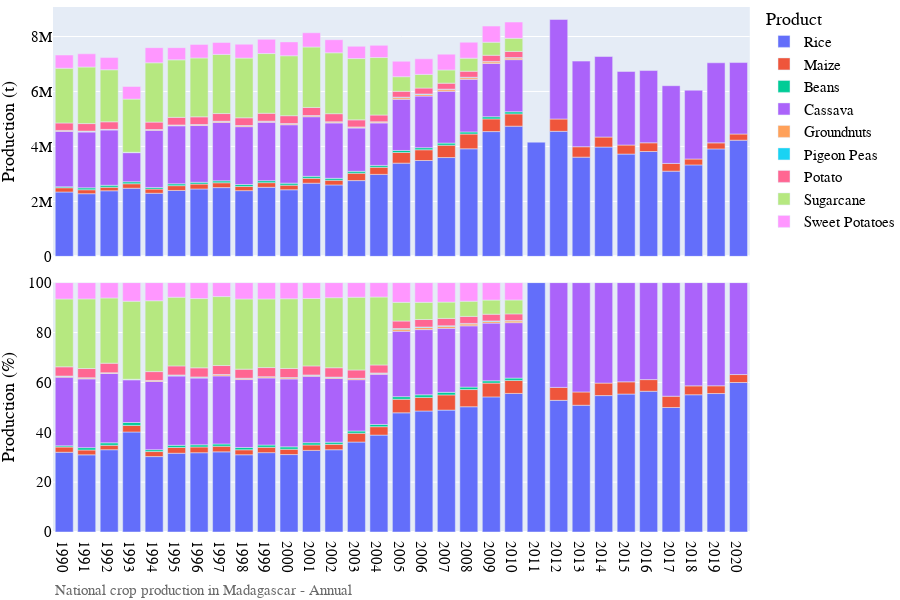

Notebook code cell kept with this figure:
### Markdown cell above
## Visualization of production data

### Code cell
# Bar chart of national crop production
country_iso, country_name = 'MG', 'Madagascar'
df = pd.read_csv('../data/crop/adm_crop_production_%s.csv' % country_iso, index_col=0)
df['year'] = df['harvest_year']
year = [df['year'].min(), df['year'].max()]
product_order = ['Rice','Maize']
for season_name in ['Annual']:
    footnote = 'National crop production in %s - %s' % (country_name, season_name)
    fn_save = '../figures/%s_bar_natgrainprod_%s.png' % (country_iso, season_name)
    sub = df[df['season_name'] == season_name]
    fig = PlotBarProduction(sub, year, product_order, footnote, fn_save)
    fig.show()

### Figure 1 — Plotly figure (JSON) as saved in the notebook; plotly's stock layout.template omitted (floating-point values rounded to 4 significant figures)
{"data": [{"alignmentgroup": "True", "hovertemplate": "product=Rice<br>season_name=Annual<br>type=orig_unit<br>year=%{x}<br>value=%{y}<extra></extra>", "legendgroup": "Rice", "marker": {"color": "#636efa", "pattern": {"shape": ""}}, "name": "Rice", "offsetgroup": "Rice", "orientation": "v", "showlegend": true, "textposition": "auto", "type": "bar", "x": [1990, 1991, 1992, 1993, 1994, 1995, 1996, 1997, 1998, 1999, 2000, 2001, 2002, 2003, 2004, 2005, 2006, 2007, 2008, 2009, 2010, 2011, 2012, 2013, 2014, 2015, 2016, 2017, 2018, 2019, 2020], "xaxis": "x2", "y": [2342660, 2280829, 2387155, 2479723, 2296700, 2398330, 2452550, 2501630, 2391700, 2513050, 2423160, 2662470, 2600185, 2757107, 2983038, 3392459, 3487930, 3595755, 3914175, 4540435, 4737965, 4155215, 4550650, 3610626, 3977863, 3722000.0, 3816000.0, 3101000.0, 3328000.0, 3911000.0, 4228000.0], "yaxis": "y2"}, {"alignmentgroup": "True", "hovertemplate": "product=Rice<br>season_name=Annual<br>type=percent<br>year=%{x}<br>value=%{y}<extra></extra>", "legendgroup": "Rice", "marker": {"color": "#636efa", "pattern": {"shape": ""}}, "name": "Rice", "offsetgroup": "Rice", "orientation": "v", "showlegend": false, "textposition": "auto", "type": "bar", "x": [1990, 1991, 1992, 1993, 1994, 1995, 1996, 1997, 1998, 1999, 2000, 2001, 2002, 2003, 2004, 2005, 2006, 2007, 2008, 2009, 2010, 2011, 2012, 2013, 2014, 2015, 2016, 2017, 2018, 2019, 2020], "xaxis": "x", "y": [31.97, 30.94, 33.0, 40.11, 30.24, 31.58, 31.8, 32.14, 30.98, 31.82, 31.05, 32.73, 32.99, 36.07, 38.85, 47.79, 48.53, 48.87, 50.23, 54.18, 55.56, 100, 52.79, 50.82, 54.7, 55.32, 56.43, 49.93, 55.04, 55.52, 59.95], "yaxis": "y"}, {"alignmentgroup": "True", "hovertemplate": "product=Maize<br>season_name=Annual<br>type=orig_unit<br>year=%{x}<br>value=%{y}<extra></extra>", "legendgroup": "Maize", "marker": {"color": "#EF553B", "pattern": {"shape": ""}}, "name": "Maize", "offsetgroup": "Maize", "orientation": "v", "showlegend": true, "textposition": "auto", "type": "bar", "x": [1990, 1991, 1992, 1993, 1994, 1995, 1996, 1997, 1998, 1999, 2000, 2001, 2002, 2003, 2004, 2005, 2006, 2007, 2008, 2009, 2010, 2012, 2013, 2014, 2015, 2016, 2017, 2018, 2019, 2020], "xaxis": "x2", "y": [153447, 143380, 128614, 163240, 153345, 175115, 177575, 176250, 153345, 168920, 167910, 177550, 170879, 269452, 259584, 387303, 391068, 449668, 537183, 462520, 446729, 447900.0, 379200.0, 364100.0, 329400.0, 316300.0, 281500.0, 215000.0, 219200.0, 224900.0], "yaxis": "y2"}, {"alignmentgroup": "True", "hovertemplate": "product=Maize<br>season_name=Annual<br>type=percent<br>year=%{x}<br>value=%{y}<extra></extra>", "legendgroup": "Maize", "marker": {"color": "#EF553B", "pattern": {"shape": ""}}, "name": "Maize", "offsetgroup": "Maize", "orientation": "v", "showlegend": false, "textposition": "auto", "type": "bar", "x": [1990, 1991, 1992, 1993, 1994, 1995, 1996, 1997, 1998, 1999, 2000, 2001, 2002, 2003, 2004, 2005, 2006, 2007, 2008, 2009, 2010, 2012, 2013, 2014, 2015, 2016, 2017, 2018, 2019, 2020], "xaxis": "x", "y": [2.094, 1.945, 1.778, 2.64, 2.019, 2.306, 2.302, 2.264, 1.986, 2.139, 2.151, 2.182, 2.168, 3.525, 3.381, 5.456, 5.441, 6.112, 6.893, 5.52, 5.239, 5.197, 5.338, 5.007, 4.895, 4.678, 4.533, 3.556, 3.112, 3.189], "yaxis": "y"}, {"alignmentgroup": "True", "hovertemplate": "product=Beans<br>season_name=Annual<br>type=orig_unit<br>year=%{x}<br>value=%{y}<extra></extra>", "legendgroup": "Beans", "marker": {"color": "#00cc96", "pattern": {"shape": ""}}, "name": "Beans", "offsetgroup": "Beans", "orientation": "v", "showlegend": true, "textposition": "auto", "type": "bar", "x": [1990, 1991, 1992, 1993, 1994, 1995, 1996, 1997, 1998, 1999, 2000, 2001, 2002, 2003, 2004, 2005, 2006, 2007, 2008, 2009, 2010], "xaxis": "x2", "y": [36140, 69737, 71220, 71233, 57105, 67400, 66817, 69970, 70400, 72155, 73990, 73470, 68870, 68900, 68120, 73466, 75129, 75608, 76543, 77546, 77716], "yaxis": "y2"}, {"alignmentgroup": "True", "hovertemplate": "product=Beans<br>season_name=Annual<br>type=percent<br>year=%{x}<br>value=%{y}<extra></extra>", "legendgroup": "Beans", "marker": {"color": "#00cc96", "pattern": {"shape": ""}}, "name": "Beans", "offsetgroup": "Beans", "orientation": "v", "showlegend": false, "textposition": "auto", "type": "bar", "x": [1990, 1991, 1992, 1993, 1994, 1995, 1996, 1997, 1998, 1999, 2000, 2001, 2002, 2003, 2004, 2005, 2006, 2007, 2008, 2009, 2010], "xaxis": "x", "y": [0.4933, 0.9461, 0.9846, 1.152, 0.7519, 0.8875, 0.8663, 0.8988, 0.9118, 0.9137, 0.948, 0.9031, 0.8737, 0.9013, 0.8872, 1.035, 1.045, 1.028, 0.9822, 0.9254, 0.9114], "yaxis": "y"}, {"alignmentgroup": "True", "hovertemplate": "product=Cassava<br>season_name=Annual<br>type=orig_unit<br>year=%{x}<br>value=%{y}<extra></extra>", "legendgroup": "Cassava", "marker": {"color": "#ab63fa", "pattern": {"shape": ""}}, "name": "Cassava", "offsetgroup": "Cassava", "orientation": "v", "showlegend": true, "textposition": "auto", "type": "bar", "x": [1990, 1991, 1992, 1993, 1994, 1995, 1996, 1997, 1998, 1999, 2000, 2001, 2002, 2003, 2004, 2005, 2006, 2007, 2008, 2009, 2010, 2012, 2013, 2014, 2015, 2016, 2017, 2018, 2019, 2020], "xaxis": "x2", "y": [2017000.0, 2031000.0, 2012000.0, 1059228, 2080000.0, 2109935, 2064000.0, 2125678, 2104000.0, 2123534, 2124276, 2167730, 2014642, 1573532, 1544094, 1863000.0, 1879263, 1889000.0, 1915000.0, 1938638, 1896209, 3621000.0, 3115000.0, 2929744, 2677000.0, 2629000.0, 2828000.0, 2503000.0, 2914000.0, 2600000.0], "yaxis": "y2"}, {"alignmentgroup": "True", "hovertemplate": "product=Cassava<br>season_name=Annual<br>type=percent<br>year=%{x}<br>value=%{y}<extra></extra>", "legendgroup": "Cassava", "marker": {"color": "#ab63fa", "pattern": {"shape": ""}}, "name": "Cassava", "offsetgroup": "Cassava", "orientation": "v", "showlegend": false, "textposition": "auto", "type": "bar", "x": [1990, 1991, 1992, 1993, 1994, 1995, 1996, 1997, 1998, 1999, 2000, 2001, 2002, 2003, 2004, 2005, 2006, 2007, 2008, 2009, 2010, 2012, 2013, 2014, 2015, 2016, 2017, 2018, 2019, 2020], "xaxis": "x", "y": [27.53, 27.56, 27.82, 17.13, 27.38, 27.78, 26.76, 27.31, 27.26, 26.89, 27.22, 26.65, 25.56, 20.58, 20.11, 26.24, 26.15, 25.67, 24.57, 23.14, 22.24, 42.01, 43.84, 40.29, 39.78, 38.89, 45.54, 41.4, 41.37, 36.86], "yaxis": "y"}, {"alignmentgroup": "True", "hovertemplate": "product=Groundnuts<br>season_name=Annual<br>type=orig_unit<br>year=%{x}<br>value=%{y}<extra></extra>", "legendgroup": "Groundnuts", "marker": {"color": "#FFA15A", "pattern": {"shape": ""}}, "name": "Groundnuts", "offsetgroup": "Groundnuts", "orientation": "v", "showlegend": true, "textposition": "auto", "type": "bar", "x": [1990, 1991, 1992, 1993, 1994, 1995, 1996, 1997, 1998, 1999, 2000, 2001, 2002, 2003, 2004, 2005, 2006, 2007, 2008, 2009, 2010], "xaxis": "x2", "y": [25729, 25693, 18897, 8300, 23495, 25115, 29420, 35495, 33710, 34235, 34780, 34980, 35155, 35362, 34305, 59340.0, 58791, 58813, 58540.0, 58426, 58181], "yaxis": "y2"}, {"alignmentgroup": "True", "hovertemplate": "product=Groundnuts<br>season_name=Annual<br>type=percent<br>year=%{x}<br>value=%{y}<extra></extra>", "legendgroup": "Groundnuts", "marker": {"color": "#FFA15A", "pattern": {"shape": ""}}, "name": "Groundnuts", "offsetgroup": "Groundnuts", "orientation": "v", "showlegend": false, "textposition": "auto", "type": "bar", "x": [1990, 1991, 1992, 1993, 1994, 1995, 1996, 1997, 1998, 1999, 2000, 2001, 2002, 2003, 2004, 2005, 2006, 2007, 2008, 2009, 2010], "xaxis": "x", "y": [0.3512, 0.3486, 0.2612, 0.1342, 0.3094, 0.3307, 0.3814, 0.456, 0.4366, 0.4335, 0.4456, 0.43, 0.446, 0.4626, 0.4468, 0.8358, 0.818, 0.7994, 0.7512, 0.6972, 0.6823], "yaxis": "y"}, {"alignmentgroup": "True", "hovertemplate": "product=Pigeon Peas<br>season_name=Annual<br>type=orig_unit<br>year=%{x}<br>value=%{y}<extra></extra>", "legendgroup": "Pigeon Peas", "marker": {"color": "#19d3f3", "pattern": {"shape": ""}}, "name": "Pigeon Peas", "offsetgroup": "Pigeon Peas", "orientation": "v", "showlegend": true, "textposition": "auto", "type": "bar", "x": [1990, 1991, 1992, 1993, 1994, 1995, 1996, 1997, 1998, 1999, 2000, 2001, 2002, 2003, 2004, 2005, 2006, 2007, 2008, 2009, 2010], "xaxis": "x2", "y": [7618, 8098, 3013, 5000, 5000, 7775, 7850, 8000, 7800, 8000, 7520, 7400, 7180, 7230, 7480, 16901, 16650, 16670, 16680, 16640, 15210], "yaxis": "y2"}, {"alignmentgroup": "True", "hovertemplate": "product=Pigeon Peas<br>season_name=Annual<br>type=percent<br>year=%{x}<br>value=%{y}<extra></extra>", "legendgroup": "Pigeon Peas", "marker": {"color": "#19d3f3", "pattern": {"shape": ""}}, "name": "Pigeon Peas", "offsetgroup": "Pigeon Peas", "orientation": "v", "showlegend": false, "textposition": "auto", "type": "bar", "x": [1990, 1991, 1992, 1993, 1994, 1995, 1996, 1997, 1998, 1999, 2000, 2001, 2002, 2003, 2004, 2005, 2006, 2007, 2008, 2009, 2010], "xaxis": "x", "y": [0.104, 0.1099, 0.04165, 0.08087, 0.06584, 0.1024, 0.1018, 0.1028, 0.101, 0.1013, 0.09635, 0.09096, 0.09109, 0.09458, 0.09742, 0.2381, 0.2317, 0.2266, 0.214, 0.1986, 0.1784], "yaxis": "y"}, {"alignmentgroup": "True", "hovertemplate": "product=Potato<br>season_name=Annual<br>type=orig_unit<br>year=%{x}<br>value=%{y}<extra></extra>", "legendgroup": "Potato", "marker": {"color": "#FF6692", "pattern": {"shape": ""}}, "name": "Potato", "offsetgroup": "Potato", "orientation": "v", "showlegend": true, "textposition": "auto", "type": "bar", "x": [1990, 1991, 1992, 1993, 1994, 1995, 1996, 1997, 1998, 1999, 2000, 2001, 2002, 2003, 2004, 2005, 2006, 2007, 2008, 2009, 2010], "xaxis": "x2", "y": [270995, 272931, 274917, 800, 269630, 274655, 279565, 279560, 280935, 287090, 286700, 294720, 294675, 255140, 246370, 213726, 215715, 216710, 219720, 223890, 225985], "yaxis": "y2"}, {"alignmentgroup": "True", "hovertemplate": "product=Potato<br>season_name=Annual<br>type=percent<br>year=%{x}<br>value=%{y}<extra></extra>", "legendgroup": "Potato", "marker": {"color": "#FF6692", "pattern": {"shape": ""}}, "name": "Potato", "offsetgroup": "Potato", "orientation": "v", "showlegend": false, "textposition": "auto", "type": "bar", "x": [1990, 1991, 1992, 1993, 1994, 1995, 1996, 1997, 1998, 1999, 2000, 2001, 2002, 2003, 2004, 2005, 2006, 2007, 2008, 2009, 2010], "xaxis": "x", "y": [3.699, 3.703, 3.8, 0.01294, 3.55, 3.616, 3.625, 3.591, 3.639, 3.636, 3.674, 3.623, 3.738, 3.338, 3.209, 3.011, 3.001, 2.946, 2.82, 2.672, 2.65], "yaxis": "y"}, {"alignmentgroup": "True", "hovertemplate": "product=Sugarcane<br>season_name=Annual<br>type=orig_unit<br>year=%{x}<br>value=%{y}<extra></extra>", "legendgroup": "Sugarcane", "marker": {"color": "#B6E880", "pattern": {"shape": ""}}, "name": "Sugarcane", "offsetgroup": "Sugarcane", "orientation": "v", "showlegend": true, "textposition": "auto", "type": "bar", "x": [1990, 1991, 1992, 1993, 1994, 1995, 1996, 1997, 1998, 1999, 2000, 2001, 2002, 2003, 2004, 2005, 2006, 2007, 2008, 2009, 2010], "xaxis": "x2", "y": [1992841, 2058497, 1893103, 1934585, 2158130, 2092660, 2142330, 2152300, 2172370, 2172475, 2181240, 2200250, 2215350, 2230480, 2092000.0, 531339, 495860, 480525, 474440, 475000, 476130], "yaxis": "y2"}, {"alignmentgroup": "True", "hovertemplate": "product=Sugarcane<br>season_name=Annual<br>type=percent<br>year=%{x}<br>value=%{y}<extra></extra>", "legendgroup": "Sugarcane", "marker": {"color": "#B6E880", "pattern": {"shape": ""}}, "name": "Sugarcane", "offsetgroup": "Sugarcane", "orientation": "v", "showlegend": false, "textposition": "auto", "type": "bar", "x": [1990, 1991, 1992, 1993, 1994, 1995, 1996, 1997, 1998, 1999, 2000, 2001, 2002, 2003, 2004, 2005, 2006, 2007, 2008, 2009, 2010], "xaxis": "x", "y": [27.2, 27.93, 26.17, 31.29, 28.42, 27.55, 27.78, 27.65, 28.14, 27.51, 27.95, 27.04, 28.1, 29.18, 27.25, 7.485, 6.899, 6.531, 6.088, 5.669, 5.584], "yaxis": "y"}, {"alignmentgroup": "True", "hovertemplate": "product=Sweet Potatoes<br>season_name=Annual<br>type=orig_unit<br>year=%{x}<br>value=%{y}<extra></extra>", "legendgroup": "Sweet Potatoes", "marker": {"color": "#FF97FF", "pattern": {"shape": ""}}, "name": "Sweet Potatoes", "offsetgroup": "Sweet Potatoes", "orientation": "v", "showlegend": true, "textposition": "auto", "type": "bar", "x": [1990, 1991, 1992, 1993, 1994, 1995, 1996, 1997, 1998, 1999, 2000, 2001, 2002, 2003, 2004, 2005, 2006, 2007, 2008, 2009, 2010], "xaxis": "x2", "y": [480400.0, 480369, 444577, 460610, 551580, 443645, 493160, 435615, 506080, 517195, 504910, 516980, 475600, 447153, 442716, 561700.0, 567115, 574600.0, 581047, 586530, 592929], "yaxis": "y2"}, {"alignmentgroup": "True", "hovertemplate": "product=Sweet Potatoes<br>season_name=Annual<br>type=percent<br>year=%{x}<br>value=%{y}<extra></extra>", "legendgroup": "Sweet Potatoes", "marker": {"color": "#FF97FF", "pattern": {"shape": ""}}, "name": "Sweet Potatoes", "offsetgroup": "Sweet Potatoes", "orientation": "v", "showlegend": false, "textposition": "auto", "type": "bar", "x": [1990, 1991, 1992, 1993, 1994, 1995, 1996, 1997, 1998, 1999, 2000, 2001, 2002, 2003, 2004, 2005, 2006, 2007, 2008, 2009, 2010], "xaxis": "x", "y": [6.556, 6.517, 6.146, 7.45, 7.263, 5.842, 6.394, 5.596, 6.555, 6.55, 6.469, 6.355, 6.034, 5.849, 5.766, 7.912, 7.89, 7.809, 7.456, 6.999, 6.954], "yaxis": "y"}], "layout": {"annotations": [{"showarrow": false, "text": "", "textangle": 90, "x": 0.98, "xanchor": "left", "xref": "paper", "y": 0.2375, "yanchor": "middle", "yref": "paper"}, {"showarrow": false, "text": "", "textangle": 90, "x": 0.98, "xanchor": "left", "xref": "paper", "y": 0.7625, "yanchor": "middle", "yref": "paper"}, {"align": "left", "font": {"color": "dimgrey", "family": "arial", "size": 15}, "showarrow": false, "text": "National crop production in Madagascar - Annual", "x": 0, "xref": "paper", "y": -0.13, "yref": "paper"}], "barmode": "relative", "font": {"color": "black", "family": "arial", "size": 15}, "height": 600, "legend": {"title": {"text": "Product"}, "tracegroupgap": 0, "x": 1, "y": 1.01}, "margin": {"b": 0, "l": 0, "r": 0, "t": 0}, "width": 900, "xaxis": {"anchor": "y", "domain": [0, 0.98], "dtick": 1, "range": [1990.0, 2020.0], "title": {"text": ""}}, "xaxis2": {"anchor": "y2", "domain": [0, 0.98], "matches": "x", "showticklabels": false}, "yaxis": {"anchor": "x", "domain": [0, 0.475], "range": [0, 100], "title": {"text": "Production (%)"}}, "yaxis2": {"anchor": "x2", "domain": [0.525, 1], "title": {"text": "Production (t)"}}}}
